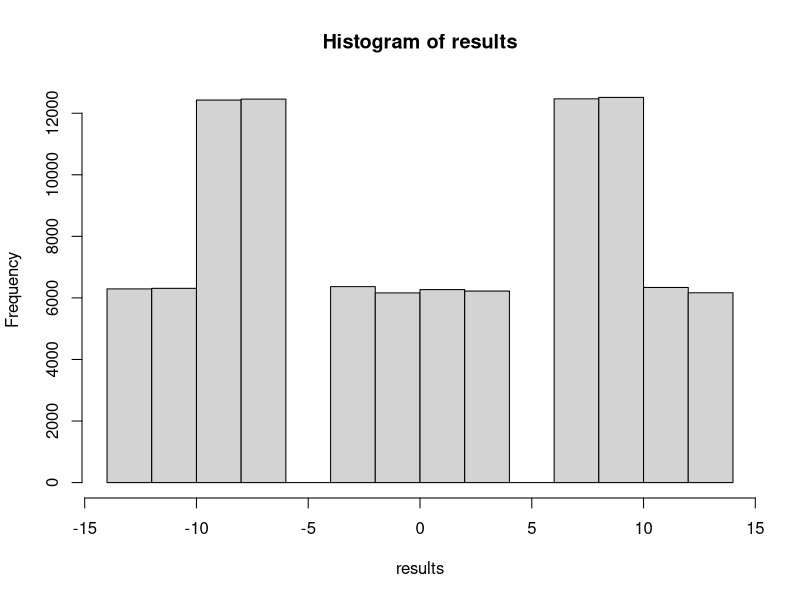
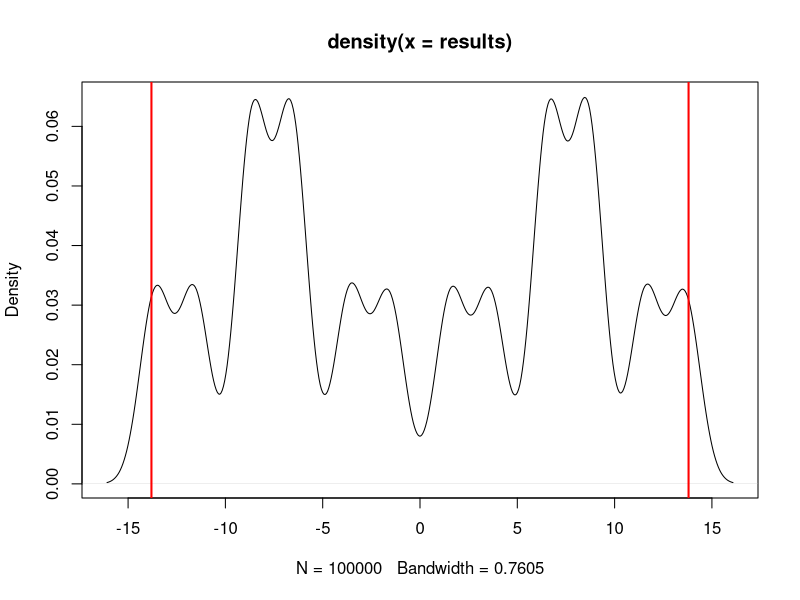

The R script that drew these images, in order:
city.names <- c("A", "B", "C", "D", "E", "F", "G", "H", "I", "J")
observed.turnout = c(18, 30, 14, 52, 24, 29, 48, 49, 17, 30)

observed.diffmeans <- mean(observed.turnout[c(2,4,6,8,10)]) - 
  mean(observed.turnout[c(1,3,5,7,9)])

print(observed.diffmeans)

foo <- data.frame(city.names, observed.turnout)

# Assignment function
assignment <- function() {
  # Four coin flips, establishing random assignment
  assig        <- foo[sample(1:2),]
  assig[3:4,]  <- foo[sample(3:4),]
  assig[5:6,]  <- foo[sample(5:6),]
  assig[7:8,]  <- foo[sample(7:8),]
  assig[9:10,]  <- foo[sample(9:10),]
  
  treatment.group   <- assig[c(1,3,5,7,9),]
  control.group     <- assig[c(2,4,6,8,10),]
  
  return(mean(treatment.group[,2]) - mean(control.group[,2]))
}

# Iterating the Assignment function
iter.RI <- function(iterations = 100000) {
  for (i in 1:iterations) 
  {storage.vector[i] <- assignment()
  }
  return(storage.vector)
}

storage.vector <- NULL
results <- iter.RI()

# Exploring the results

quantile(results, prob = c(0.025, 0.975))

length(unique(results))

hist(results)
plot(density(results))
abline(v = -13.8, lwd = 2, col = "red")
abline(v = 13.8, lwd = 2, col = "red")

